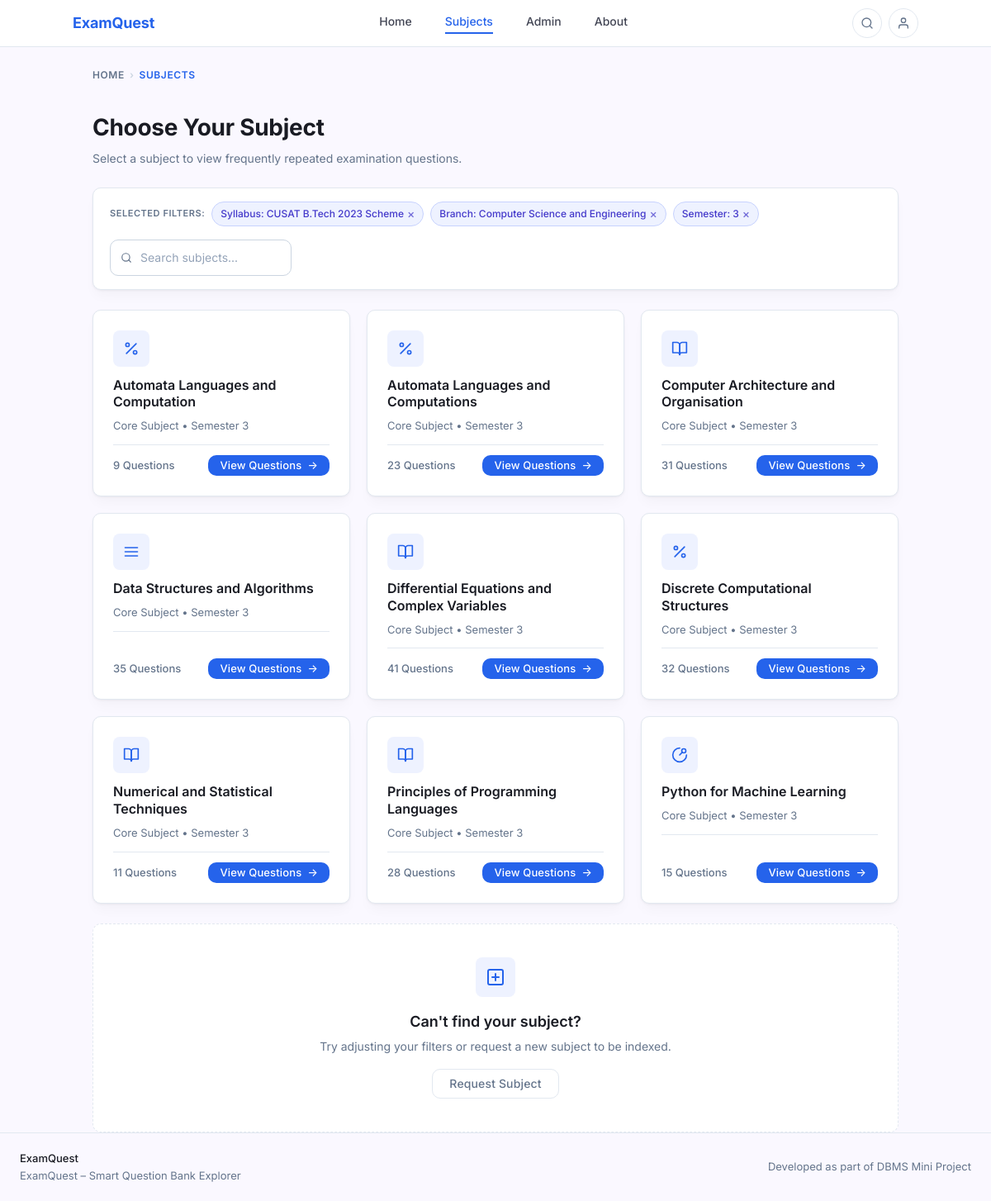
Page /subject.php?syllabus_id=1&branch_id=2&semester=3 on the committed database.
### tables this page shows
CREATE TABLE syllabus (
    syllabus_id     INT AUTO_INCREMENT PRIMARY KEY,
    regulation_year VARCHAR(100) NOT NULL
);

CREATE TABLE branch (
    branch_id   INT AUTO_INCREMENT PRIMARY KEY,
    branch_name VARCHAR(100) NOT NULL
);

CREATE TABLE subject (
    subject_id   INT AUTO_INCREMENT PRIMARY KEY,
    subject_name VARCHAR(200) NOT NULL,
    semester     VARCHAR(10)  NOT NULL,
    subject_type VARCHAR(50)  NOT NULL DEFAULT 'Core Subject',
    syllabus_id  INT NOT NULL,
    branch_id    INT NOT NULL,
    UNIQUE KEY uq_subject (subject_name(150), semester, syllabus_id, branch_id),
    FOREIGN KEY (syllabus_id) REFERENCES syllabus(syllabus_id) ON DELETE CASCADE,
    FOREIGN KEY (branch_id)   REFERENCES branch(branch_id)     ON DELETE CASCADE
);

### subject.php (the view, shortened to what this page needs)
<?php
require_once 'db.php';
$syllabus_id = intval($_GET['syllabus_id'] ?? 0);
$branch_id   = intval($_GET['branch_id']   ?? 0);
$semester    = trim($_GET['semester']       ?? '');
$stmt = $conn->prepare('SELECT regulation_year FROM syllabus WHERE syllabus_id = ?');
$stmt->bind_param('i', $syllabus_id);
$stmt->execute();
$syllabus_label = $stmt->get_result()->fetch_assoc()['regulation_year'] ?? 'Unknown';
$stmt = $conn->prepare('SELECT branch_name FROM branch WHERE branch_id = ?');
$stmt->bind_param('i', $branch_id);
$stmt->execute();
$branch_label = $stmt->get_result()->fetch_assoc()['branch_name'] ?? 'Unknown';
$stmt = $conn->prepare('
    SELECT s.subject_id, s.subject_name, s.semester, s.subject_type,
           COUNT(q.question_id) AS question_count
    FROM subject s
    LEFT JOIN questions q ON q.subject_id = s.subject_id
    WHERE s.syllabus_id = ? AND s.branch_id = ? AND s.semester = ?
    GROUP BY s.subject_id
    ORDER BY s.subject_name ASC
');
$stmt->bind_param('iis', $syllabus_id, $branch_id, $semester);
$stmt->execute();
$subjects_result = $stmt->get_result();
$subjects = [];
while ($row = $subjects_result->fetch_assoc()) {
    $subjects[] = $row;
}
function getSubjectIconSvg(string $name): string {
    $n = strtolower($name);
    if (str_contains($n, 'machine learning') || str_contains($n, 'artificial') || str_contains($n, 'ai')) {
        return '<svg xmlns="http://www.w3.org/2000/svg" viewBox="0 0 24 24" fill="none" stroke="currentColor" stroke-width="2" stroke-linecap="round" stroke-linejoin="round"><path d="M12 2a10 10 0 1 0 10 10"/><path d="M12 12l4-4"/><circle cx="18" cy="6" r="3"/></svg>';
    }
    if (str_contains($n, 'formal') || str_contains($n, 'automata') || str_contains($n, 'discrete') || str_contains($n, 'math')) {
        return '<svg xmlns="http://www.w3.org/2000/svg" viewBox="0 0 24 24" fill="none" stroke="currentColor" stroke-width="2" stroke-linecap="round" stroke-linejoin="round"><line x1="19" y1="5" x2="5" y2="19"/><circle cx="6.5" cy="6.5" r="2.5"/><circle cx="17.5" cy="17.5" r="2.5"/></svg>';
    }
    if (str_contains($n, 'data structure') || str_contains($n, 'algorithm')) {
        return '<svg xmlns="http://www.w3.org/2000/svg" viewBox="0 0 24 24" fill="none" stroke="currentColor" stroke-width="2" stroke-linecap="round" stroke-linejoin="round"><line x1="3" y1="12" x2="21" y2="12"/><line x1="3" y1="6" x2="21" y2="6"/><line x1="3" y1="18" x2="21" y2="18"/></svg>';
    }
    return '<svg xmlns="http://www.w3.org/2000/svg" viewBox="0 0 24 24" fill="none" stroke="currentColor" stroke-width="2" stroke-linecap="round" stroke-linejoin="round"><path d="M2 3h6a4 4 0 0 1 4 4v14a3 3 0 0 0-3-3H2z"/><path d="M22 3h-6a4 4 0 0 0-4 4v14a3 3 0 0 1 3-3h7z"/></svg>';
}
?>
<!DOCTYPE html>
<html lang="en">
<head>
    <link rel="stylesheet" href="style.css">
</head>
<body>
<nav class="nav">
    <div class="nav__inner">
        <a href="index.php" class="nav__brand">ExamQuest</a>
        <div class="nav__links">
            <a href="index.php">Home</a>
            <a href="subject.php" class="active">Subjects</a>
            <a href="admin.php">Admin</a>
            <a href="about.php">About</a>
        </div>
        <div class="nav__actions">
            <button class="nav__icon-btn" title="Search" aria-label="Search">
                <svg xmlns="http://www.w3.org/2000/svg" width="16" height="16" viewBox="0 0 24 24" fill="none" stroke="currentColor" stroke-width="2" stroke-linecap="round" stroke-linejoin="round"><circle cx="11" cy="11" r="8"/><line x1="21" y1="21" x2="16.65" y2="16.65"/></svg>
            </button>
            <button class="nav__icon-btn" title="Account" aria-label="Account">
                <svg xmlns="http://www.w3.org/2000/svg" width="16" height="16" viewBox="0 0 24 24" fill="none" stroke="currentColor" stroke-width="2" stroke-linecap="round" stroke-linejoin="round"><path d="M20 21v-2a4 4 0 0 0-4-4H8a4 4 0 0 0-4 4v2"/><circle cx="12" cy="7" r="4"/></svg>
            </button>
        </div>
    </div>
</nav>
<main>
    <div class="container">
        <nav class="breadcrumb" aria-label="Breadcrumb">
            <a href="index.php">Home</a>
            <span class="breadcrumb__sep">›</span>
            <span class="breadcrumb__current">Subjects</span>
        </nav>
        <div class="subjects-header">
            <h1>Choose Your Subject</h1>
            <p>Select a subject to view frequently repeated examination questions.</p>
        </div>
        <div class="card filter-bar" style="padding:16px 20px;">
            <div class="filter-bar__left">
                <span class="filter-bar__label">Selected Filters:</span>
                <span class="chip">
                    Syllabus: <?= htmlspecialchars($syllabus_label, ENT_QUOTES, 'UTF-8') ?>
                    <a href="index.php" title="Change syllabus">×</a>
                </span>
                <span class="chip">
                    Branch: <?= htmlspecialchars($branch_label, ENT_QUOTES, 'UTF-8') ?>
                    <a href="index.php" title="Change branch">×</a>
                </span>
                <span class="chip">
                    Semester: <?= htmlspecialchars($semester, ENT_QUOTES, 'UTF-8') ?>
                    <a href="index.php" title="Change semester">×</a>
                </span>
            </div>
            <div class="filter-bar__right">
                <input type="text"
                       id="subjectSearch"
                       class="input input--search"
                       placeholder="Search subjects..."
                       style="width:220px;"
                       aria-label="Search subjects">
            </div>
        </div>
        <?php if (empty($subjects)): ?>
        <div style="text-align:center;padding:60px 24px;color:var(--color-secondary-text);">
            <p style="font-size:16px;margin-bottom:8px;">No subjects available for the selected filters.</p>
            <p style="font-size:14px;">Try going back and selecting a different combination.</p>
            <a href="index.php" class="btn btn--primary" style="margin-top:16px;">← Back to Home</a>
        </div>
        <?php else: ?>
        <div class="subject-grid" id="subjectGrid">
            <?php foreach ($subjects as $subj): ?>
            <div class="card subject-card" data-name="<?= htmlspecialchars(strtolower($subj['subject_name']), ENT_QUOTES, 'UTF-8') ?>">
                <div class="subject-card__icon">
                    <?= getSubjectIconSvg($subj['subject_name']) ?>
                </div>
                <h3 class="subject-card__name"><?= htmlspecialchars($subj['subject_name'], ENT_QUOTES, 'UTF-8') ?></h3>
                <p class="subject-card__meta">
                    <?= htmlspecialchars($subj['subject_type'], ENT_QUOTES, 'UTF-8') ?>
                    &bull; Semester <?= htmlspecialchars($subj['semester'], ENT_QUOTES, 'UTF-8') ?>
                </p>
                <div class="subject-card__divider"></div>
                <div class="subject-card__footer">
                    <span class="subject-card__count"><?= intval($subj['question_count']) ?> Questions</span>
                    <a href="questions.php?subject_id=<?= $subj['subject_id'] ?>&syllabus_id=<?= $syllabus_id ?>&branch_id=<?= $branch_id ?>&semester=<?= urlencode($semester) ?>"
                       class="btn btn--primary btn--sm">
                        View Questions &nbsp;→
                    </a>
                </div>
            </div>
            <?php endforeach; ?>
        </div>
        <?php endif; ?>
        <div class="card card--dashed empty-state">
            <div class="empty-state__icon">
                <svg xmlns="http://www.w3.org/2000/svg" viewBox="0 0 24 24" fill="none" stroke="currentColor" stroke-width="2" stroke-linecap="round" stroke-linejoin="round"><rect x="3" y="3" width="18" height="18" rx="2"/><line x1="12" y1="8" x2="12" y2="16"/><line x1="8" y1="12" x2="16" y2="12"/></svg>
            </div>
            <h3>Can't find your subject?</h3>
            <p>Try adjusting your filters or request a new subject to be indexed.</p>
            <a href="index.php" class="btn btn--outline">Request Subject</a>
        </div>
    </div>
</main>
<footer class="footer">
    <div>
        <div class="footer__brand">ExamQuest</div>
        <div class="footer__tagline">ExamQuest – Smart Question Bank Explorer</div>
    </div>
    <div class="footer__tagline">Developed as part of DBMS Mini Project</div>
</footer>
</body>
</html>

### rows in the picture
syllabus: regulation_year "CUSAT B.Tech 2023 Scheme"
branch: branch_name "Computer Science and Engineering"
subject: subject_name "Automata Languages and Computation", subject_type "Core Subject", semester "3", question_count "9"
subject: subject_name "Automata Languages and Computations", subject_type "Core Subject", semester "3", question_count "23"
subject: subject_name "Computer Architecture and Organisation", subject_type "Core Subject", semester "3", question_count "31"
subject: subject_name "Data Structures and Algorithms", subject_type "Core Subject", semester "3", question_count "35"
subject: subject_name "Differential Equations and Complex Variables", subject_type "Core Subject", semester "3", question_count "41"
subject: subject_name "Discrete Computational Structures", subject_type "Core Subject", semester "3", question_count "32"
subject: subject_name "Numerical and Statistical Techniques", subject_type "Core Subject", semester "3", question_count "11"
subject: subject_name "Principles of Programming Languages", subject_type "Core Subject", semester "3", question_count "28"
subject: subject_name "Python for Machine Learning", subject_type "Core Subject", semester "3", question_count "15"

### other values in the picture
$semester "3"
